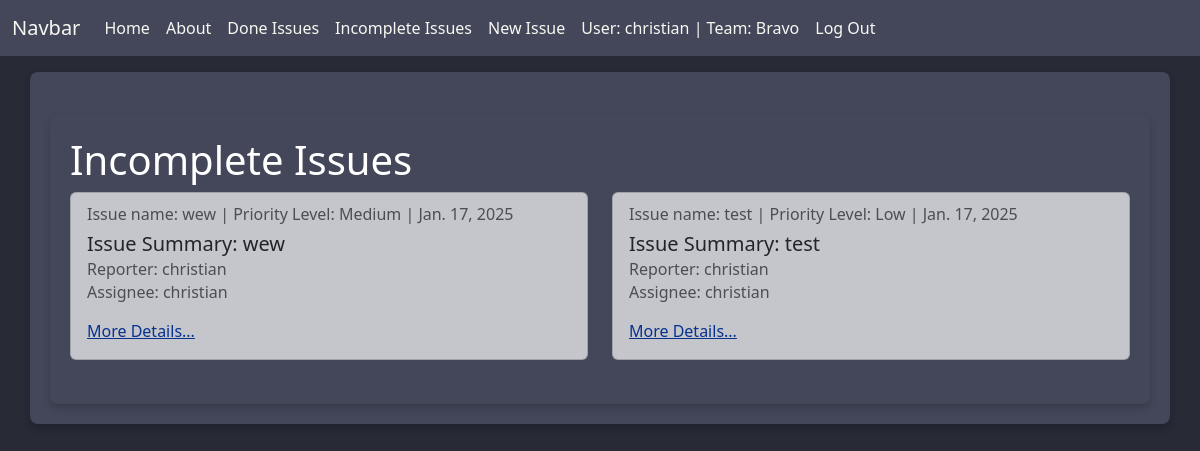
The page /issues/incompleteIssues/ (signed in) on the database its author committed.
### accounts/models.py (models this page shows, shortened)
class CustomUser(AbstractUser):
    team = models.ForeignKey(
        Team,
        on_delete=models.CASCADE,
        blank=True, null=True
    )
    role = models.ForeignKey(
        Role,
        on_delete=models.CASCADE,
        blank=True, null=True
    )

class Team(models.Model):
    name = models.CharField(max_length=128)
    description = models.CharField(max_length=256)

### issues/models.py (models this page shows, shortened)
class Issue(models.Model):
    name = models.CharField(max_length=128)
    summary = models.CharField(max_length=256)
    description = models.TextField(max_length=256)
    reporter = models.ForeignKey(
        get_user_model(),
        on_delete=models.CASCADE,
        related_name="reporter"
    )
    assignee = models.ForeignKey(
        get_user_model(),
        on_delete=models.CASCADE,
        null=models.CASCADE,
        related_name="assignee"
    )
    status = models.ForeignKey(
        Status,
        on_delete=models.CASCADE,
    )
    priority_level = models.ForeignKey(
        Priority_level,
        on_delete=models.CASCADE,
    )
    created_on = models.DateField(auto_now_add=True)

class Priority_level(models.Model):
    name = models.CharField(max_length=128)
    def __str__(self):
        return self.name

### issues/views.py (the view)
# urls.py: path("incompleteIssues/", views.IncompleteIssueView.as_view(), name="incomplete"),
class IncompleteIssueView(LoginRequiredMixin, ListView):
    template_name = "issues/incompleteIssues.html"
    model = Issue
    def get_context_data(self, **kwargs):
        context = super().get_context_data(**kwargs)
        team_name = self.request.user.team.name
        incomplete = Status.objects.filter(name__in=["To Do", "In Progress"])
        context["title"] = "Incomplete Issues"
        context["issue_list"] = (
            Issue.objects
            .filter(status__in=incomplete)
            .filter(
                status__in=incomplete,
                reporter__team__name =team_name
                )
            .order_by("created_on")
        )
        return context

### templates/issues/incompleteIssues.html (shortened to what this page needs)
{% extends 'base.html' %}
{% block content %}
<div class="container mt-4">
    <h1 class="text-white">{{ title }}</h1>
    <div class="row">
        {% for issue in issue_list %}
        <div class="col-md-6 mb-4">
            <div class="card">
                <div class="card-body">
                    <h6 class="card-subtitle mb-2 text-body-secondary">Issue name: {{ issue.name }} | Priority Level: {{ issue.priority_level }} | {{ issue.created_on }}</h6>
                    <h5 class="card-title">Issue Summary: {{ issue.summary }}</h5>
                    <h6 class="card-subtitle mb-2 text-body-secondary">Reporter: {{ issue.reporter }}</h6>
                    <h6 class="card-subtitle mb-2 text-body-secondary">Assignee: {{ issue.assignee }}</h6>
                    <a class="list-link" href="{% url 'detail' issue.id %}" class="card-link">More Details...</a>
                </div>
            </div>
        </div>
        {% endfor %}
    </div>
</div>
{% endblock content %}

### templates/base.html (shortened to what this page needs)
{% load static %}
<!DOCTYPE html>
<html lang="en">
<head>
    <link
        href="https://cdn.jsdelivr.net/npm/bootstrap@5.3.3/dist/css/bootstrap.min.css"
        rel="stylesheet"
>
    <link href="{% static 'css/base.css' %}" rel="stylesheet">
</head>
<body>
    <nav class="navbar navbar-expand-lg bg-body-tertiary mb-3">
        <div class="container-fluid">
            <a class="navbar-brand" href="{% url 'home' %}">Navbar</a>
            <div class="collapse navbar-collapse" id="navbarNavAltMarkup">
                <div class="navbar-nav">
                    <a class="nav-link" href="{% url 'home' %}">Home</a>
                    <a class="nav-link" href="{% url 'about' %}">About</a>
                    <a class="nav-link" href="{% url 'list' %}">Done Issues</a>
                    <a class="nav-link" href="{% url 'incomplete' %}">Incomplete Issues</a>
                    {% if user.is_authenticated %}
                    <a class="nav-link" href="{% url 'new' %}">New Issue</a>
                    <a class="nav-link user_class">User: {{ user }} | Team: {{ request.user.team.name }}</a>
                    <form method="POST" action="{% url 'logout' %}">
                        <input type="submit" class="nav-link" value="Log Out">
                    </form>
                    {% else %}
                    <a class="nav-link" href="{% url 'login' %}">Log In</a>
                    <a class="nav-link" href="{% url 'signup' %}">Sign Up</a>
                    {% endif %}
                </div>
            </div>
        </div>
    </nav>
    <div class="container">
        {% block content %}{% endblock content %}
    </div>
</body>
</html>

### static/css/base.css (style rules this page uses)
:root { --dracula-background: #282a36; --dracula-current-line: #44475a; --dracula-foreground: #f8f8f2; --dracula-comment: #6272a4; --dracula-cyan: #8be9fd; --dracula-green: #50fa7b; --dracula-orange: #ffb86c; --dracula-pink: #ff79c6; --dracula-purple: #bd93f9; --dracula-red: #ff5555; --dracula-yellow: #f1fa8c; }
body { background-color: var(--dracula-background); color: var(--dracula-foreground); }
.navbar { background-color: var(--dracula-current-line) !important; }
.navbar-brand, .nav-link { color: var(--dracula-foreground) !important; }
.container { background-color: var(--dracula-current-line); border-radius: 8px; padding: 20px; box-shadow: 0 4px 8px rgba(0, 0, 0, 0.2); }
a { color: var(--dracula-cyan); }
.card { background-color: rgba(255, 255, 255, 0.692); }
.list-link { color: rgb(6, 49, 141); }
.user_class { text-decoration: none; }

### rows shown on the page
CustomUser: username "christian", user.team.name "Bravo"
Issue: name "wew", priority_level "Medium", created_on "Jan. 17, 2025", summary "wew", reporter "christian", assignee "christian"
Issue: name "test", priority_level "Low", created_on "Jan. 17, 2025", summary "test", reporter "christian", assignee "christian"

### other values the page prints
{{ title }} "Incomplete Issues"
